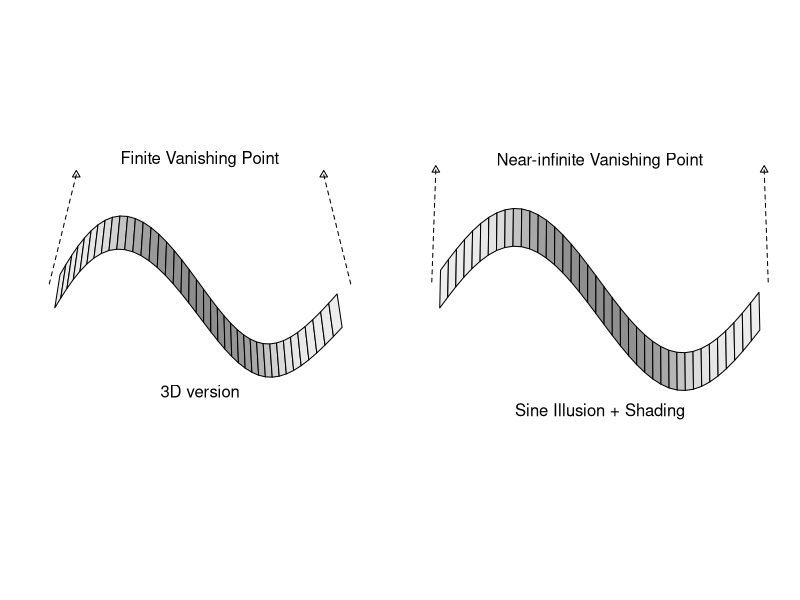

Recreate this plot in R.
## ---- chunk 1
options(htmltools.dir.version = FALSE)
## ---- chunk 2
x <- seq(0, 2*pi, length=42)[2:41]
data <- do.call("rbind", lapply(seq(-.5, .5, 1), function(i) data.frame(x=x, y=2*sin(x), z=i)))

data.persp <- reshape2::acast(data, x~z, value.var="y")
x <- sort(unique(data$x))
y <- sort(unique(data$y))
z <- sort(unique(data$z))


linedata <- data.frame(x=c(0, 0, 2*pi, 2*pi), y=c(5, 0, 5, 0), z=seq(-.5, .5, 1))
xline <- linedata$x
yline <- linedata$y
zline <- linedata$z

par.settings <- par()
par(mfrow=c(1, 2), mar=c(0, 0, 0, 0))

p1 <- persp(x, z, data.persp,  xlab="", ylab="", zlab="", theta=0, phi=45, border="black", shade=.35, col="white", xlim=c(-pi/12, 2*pi+pi/12), ylim=c(-1.75, 1.75), scale=FALSE, box=FALSE, expand=3/pi, d=2) # , ltheta=0, lphi=-15
lines(trans3d(x=xline[1:2], y=yline[1:2], z=zline[1:2], p1), lty=2)
lines(trans3d(x=xline[3:4], y=yline[3:4], z=zline[3:4], p1), lty=2)
points(trans3d(x=xline[c(1,3)], y=yline[c(1,3)], z=zline[c(1,3)], p1), pch=2, cex=.75)
text(trans3d(x=pi, y=max(yline), z=0, p1), label="Finite Vanishing Point")
text(trans3d(x=pi, y=min(yline), z=-pi, p1), label="3D version")


linedata <- data.frame(x=c(0, 0, 2*pi, 2*pi), y=c(4, 0, 4, 0), z=seq(-.5, .5, 1))
xline <- linedata$x
yline <- linedata$y
zline <- linedata$z

p2 <- persp(x, z, data.persp, xlab="", ylab="", zlab="", theta=0, phi=45, border="black", shade=.35, col="white", xlim=c(-pi/12, 2*pi+pi/12), ylim=c(-1.75, 1.75), scale=FALSE, box=FALSE, d=20, expand=3/(pi)) # , ltheta=0, lphi=-15
lines(trans3d(x=xline[1:2], y=yline[1:2], z=zline[1:2], p2), lty=2)
lines(trans3d(x=xline[3:4], y=yline[3:4], z=zline[3:4], p2), lty=2)
points(trans3d(x=xline[c(1,3)], y=yline[c(1,3)], z=zline[c(1,3)], p2), pch=2, cex=.75)
text(trans3d(x=pi, y=max(yline)-.25, z=0, p2), label="Near-infinite Vanishing Point")
text(trans3d(x=pi, y=min(yline), z=-pi, p2), label="Sine Illusion + Shading")
